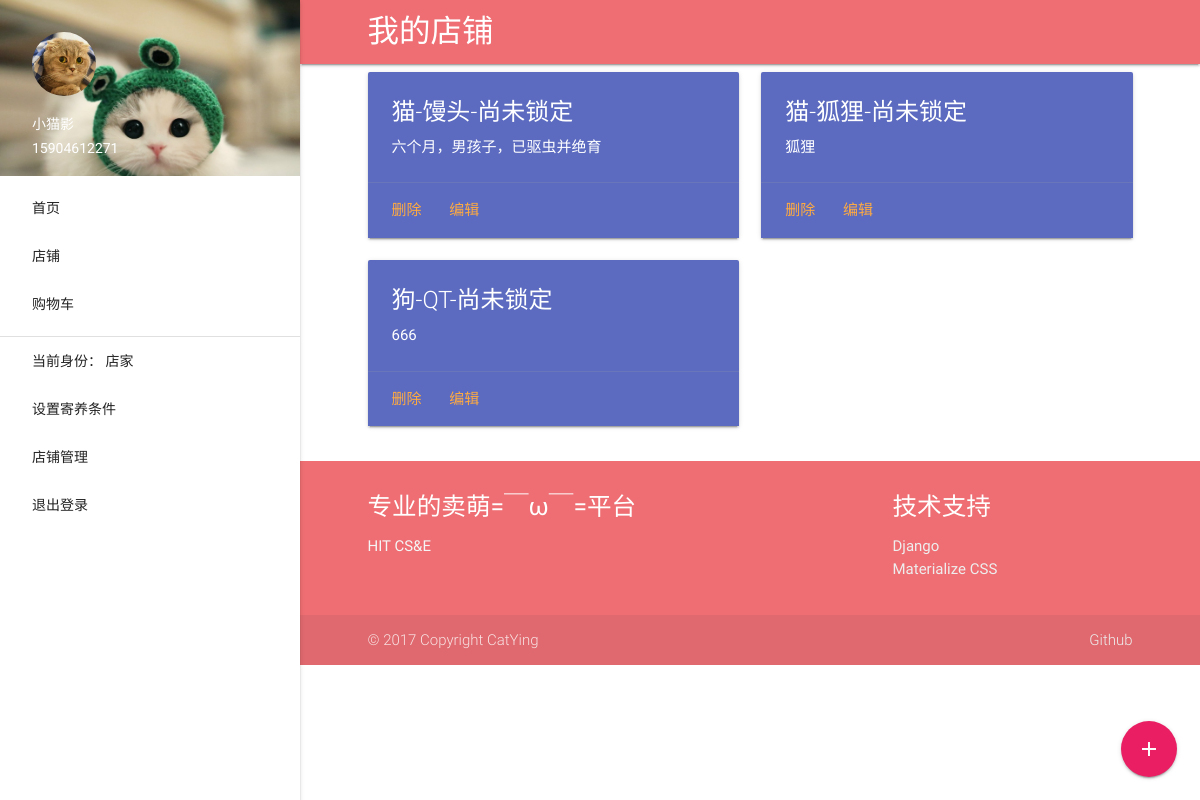
Screenshot of /shop/self/ (signed in) with the database file from the repository.
### authentication/models.py (models this page shows, shortened)
class MyUser(models.Model):
    user = models.OneToOneField(User)
    nickname = models.CharField(max_length=64)
    real_info = models.OneToOneField(RealInfo, blank=True, null=True)
    cellphone = models.CharField(max_length=16)
    address = models.CharField(max_length=512, blank=True)
    head_img = models.ImageField(upload_to='image/%Y/%m/%d', null=True)
    level = models.IntegerField(default=1)
    current_stage = models.IntegerField(default=1)

### shop/models.py (models this page shows, shortened)
class Item(models.Model):
    name = models.CharField(max_length=128)
    prototype = models.ForeignKey(Prototype)
    myuser = models.ForeignKey(MyUser)
    detail = models.TextField()
    locking_id = models.IntegerField(blank=True, null=True)

class Prototype(models.Model):
    name = models.CharField(max_length=64)

### shop/views.py (the view)
class ShopSelfView(LoginRequiredMixin, UserPassesTestMixin, FrontMixin, ListView):
    login_url = reverse_lazy("login")
    redirect_field_name = "denied"
    model = Item
    context_object_name = "item_list"
    template_name = 'shop/self.html'
    def test_func(self):
        return self.request.user.myuser.current_stage >= 3
    def get_queryset(self):
        return Item.objects.filter(myuser=self.request.user.myuser)

### authentication/mixin.py (called while the page is built)
    def get_context_data(self, **kwargs):
        context = super(AuthMixin, self).get_context_data(**kwargs)
        if self.request.user.is_authenticated():
            myuser = self.request.user.myuser
            context['myuser'] = myuser
        return context

### website/mixin.py (called while the page is built)
    def get_context_data(self, **kwargs):
        return super(FrontMixin, self).get_context_data(**kwargs)

### templates/shop/self.html (shortened to what this page needs)
{% extends 'base.html' %}
{% load staticfiles %}
{% block navhead %}我的店铺{% endblock %}
{% block content %}
    <div class="container">
        <div class="row">
            {% for item in item_list %}
                <div class="col s12 m6">
                    {% if item.locking_id %}
                        <div class="card indigo  lighten-1">
                            <div class="card-content white-text">
                                <span class="card-title">{{ item.prototype.name }}-{{ item.name }}-已被锁定</span>
                                <p>{{ item.detail }}</p>
                            </div>
                            <div class="card-action">
                                <a href="#" class="unlock" data-value="{{ item.id }}">解锁</a>
                                <a href="#" class="delete" data-value="{{ item.id }}">删除</a>
                                <a href="{% url 'edit-item' item.id %}">编辑</a>
                            </div>
                        </div>
                    {% else %}
                        <div class="card indigo  lighten-1">
                            <div class="card-content white-text">
                                <span class="card-title">{{ item.prototype.name }}-{{ item.name }}-尚未锁定</span>
                                <p>{{ item.detail }}</p>
                            </div>
                            <div class="card-action">
                                <a href="#" data-value="{{ item.id }}" class="delete">删除</a>
                                <a href="{% url 'edit-item' item.id %}">编辑</a>
                            </div>
                        </div>
                    {% endif %}
                </div>
            {% endfor %}
        </div>
    </div>
    <div class="fixed-action-btn">
        <a class="btn-floating btn-large waves-effect waves-light pink" href="{% url 'add-item' %}"><i
                class="material-icons">add</i></a>
    </div>
{% endblock %}

### templates/base.html (shortened to what this page needs)
{% load staticfiles %}
<!doctype html>
<html lang="zh-CN">
<head>
    <link rel="stylesheet" href="{% static 'css/materialize.css' %}">
</head>
<body>
<header>
    <div class="container">
        <ul id="slide-out" class="side-nav fixed">
            <li>
                <div class="userView">
                    <div class="background">
                        <img src="{% static 'imgs/71b2cbb3ly1fdkd6l6eikj21kw13u474.jpg' %}" style="max-width: 300px">
                    </div>
                    {% if myuser %}
                        <a href="#"><img class="circle" src="{% url 'media' myuser.head_img %}"></a>
                        <a href="#"><span class="white-text name">{{ myuser.nickname }}</span></a>
                        <a href="#"><span class="white-text email">{{ myuser.cellphone }}</span></a>
                    {% else %}
                        <a href="#"><img class="circle" src="{% static "imgs/20130121222641_Hd5xE.jpeg" %}"></a>
                        <a href="#"><span class="white-text name">登录查看更多</span></a>
                        <a href="#"><span class="white-text email">喵~</span></a>
                    {% endif %}
                </div>
            </li>
            <li><a href="{% url 'index' %}" class="waves-effect">首页</a></li>
            <li><a href="{% url 'list' %}" class="waves-effect">店铺</a></li>
            <li><a href="{%  url 'cart' %}" class="waves-effect">购物车</a></li>
            <li>
                <div class="divider"></div>
            </li>
            {% if myuser %}
                <li><a class="waves-effect" id="identify">当前身份：
                    {% if myuser.current_stage == 1 %}
                        买家
                    {% elif myuser.current_stage == 2 %}
                        寄养用户
                    {% elif myuser.current_stage == 3 %}
                        店家
                    {% elif myuser.current_stage == 4 %}
                        超管
                    {% endif %}
                </a></li>
                {% if myuser.current_stage >= 2 %}
                    <li><a href="#">设置寄养条件</a></li>
                    {% if myuser.current_stage >= 3 %}
                        <li><a href="{% url 'self-shop' %}">店铺管理</a></li>
                    {% endif %}
                {% endif %}
                <li><a class="waves-effect" href="{% url 'logout' %}">退出登录</a></li>
            {% else %}
                <li><a href="{% url 'login' %}">登录</a></li>
                <li><a href="{% url 'register' %}">注册</a></li>
            {% endif %}
        </ul>
    </div>
</header>
<main>
    <nav>
        <div class="container">
            <div class="nav-wrapper">
                <a href="#" class="brand-logo">{% block navhead %}{% endblock %}</a>
            </div>
        </div>
    </nav>
    {% block content %}
    {% endblock %}
</main>
<footer class="page-footer">
    <div class="container">
        <div class="row">
            <div class="col l6 s12">
                <h5 class="white-text">专业的卖萌=￣ω￣=平台</h5>
                <p class="grey-text text-lighten-4">HIT CS&E</p>
            </div>
            <div class="col l4 offset-l2 s12">
                <h5 class="white-text">技术支持</h5>
                <ul>
                    <li><a class="grey-text text-lighten-3" href="https://djangoproject.com">Django</a></li>
                    <li><a class="grey-text text-lighten-3" href="http://www.materializecss.cn/">Materialize CSS</a>
                    </li>
                </ul>
            </div>
        </div>
    </div>
    <div class="footer-copyright">
        <div class="container">
            © 2017 Copyright CatYing
            <a class="grey-text text-lighten-3 right" href="https://github.com/catying">Github</a>
        </div>
    </div>
</footer>
</body>
</html>

### templates/base.html (style rules this page uses)
header, main, footer { padding-left: 300px; }

### rows the page displays
MyUser: head_img (picture), nickname "小猫影", cellphone "15904612271"
Item: prototype.name "猫", name "馒头", detail "六个月，男孩子，已驱虫并绝育", {{ item.id }} 2 (drawn)
Item: prototype.name "猫", name "狐狸", detail "狐狸", {{ item.id }} 3 (drawn)
Item: prototype.name "狗", name "QT", detail "666", {{ item.id }} 4 (drawn)
